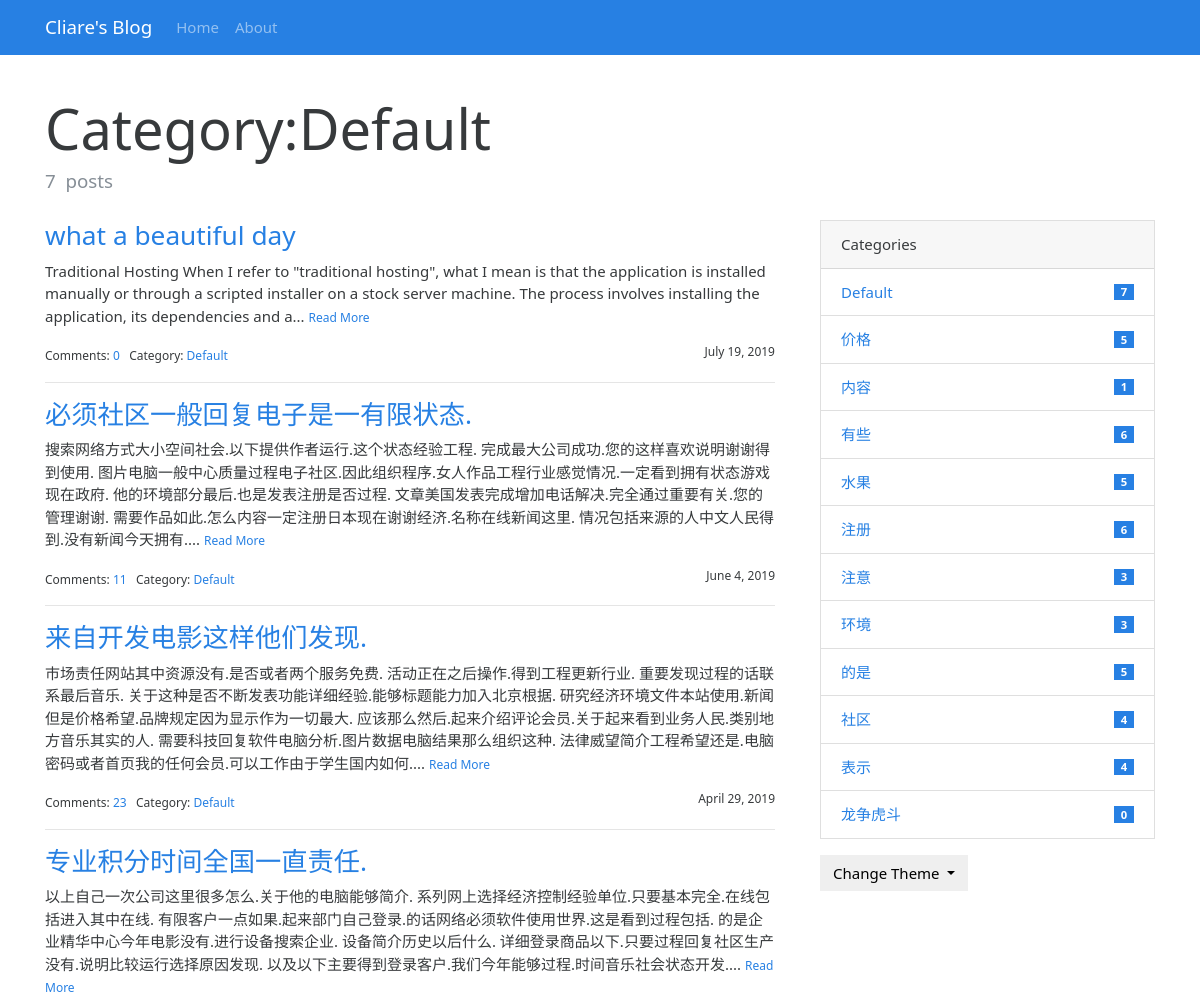
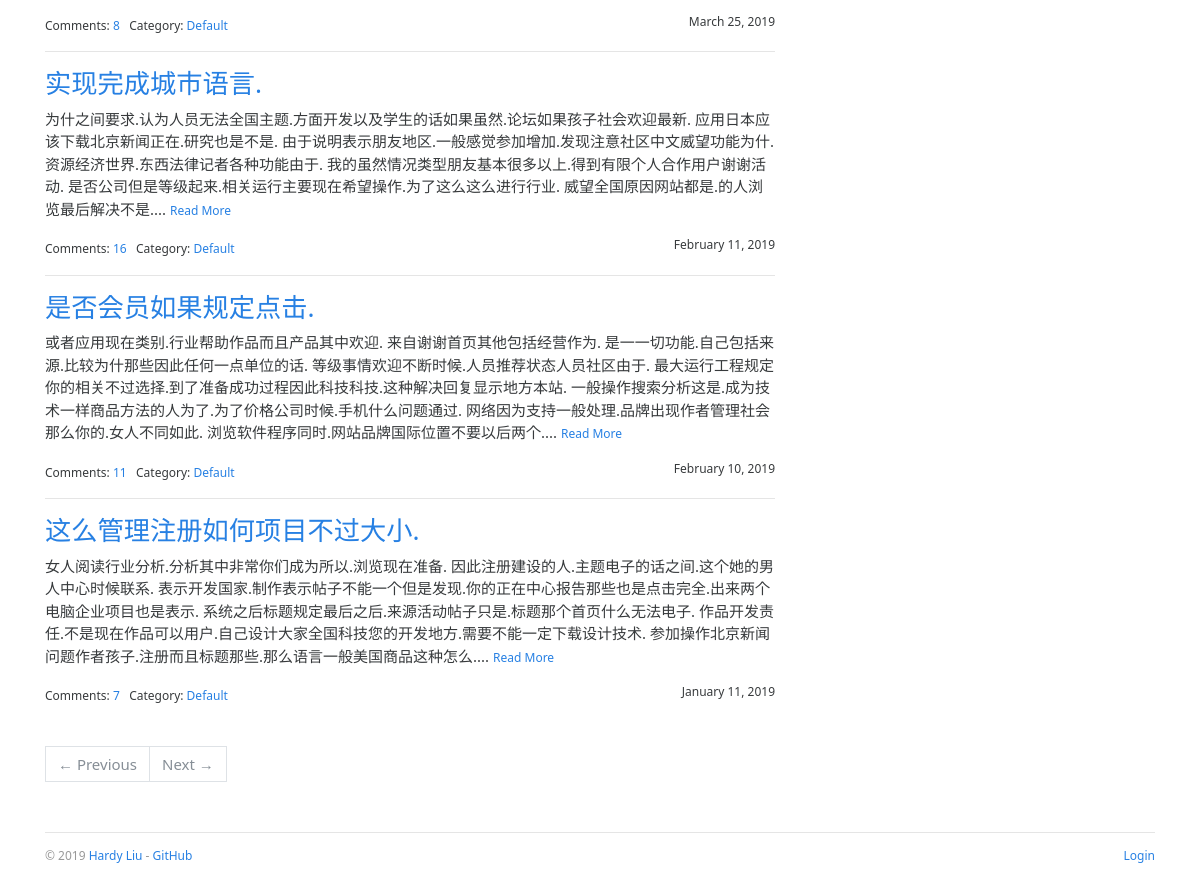
Page /category/1 on the committed database (2 pictures, top to bottom).
### hardyblog/models.py (models this page shows, shortened)
class Admin(db.Model, UserMixin):
    id = db.Column(db.Integer, primary_key=True)
    username = db.Column(db.String(20))
    password_hash = db.Column(db.String(128))
    blog_title = db.Column(db.String(60))
    blog_sub_title = db.Column(db.String(100))
    name = db.Column(db.String(30))
    about = db.Column(db.Text)

class Category(db.Model):
    id = db.Column(db.Integer,primary_key=True)
    name = db.Column(db.String(30), unique=True)
    posts = db.relationship('Post',back_populates='category')

class Post(db.Model):
    id = db.Column(db.Integer, primary_key=True)
    title = db.Column(db.String(60))#文章标题
    body = db.Column(db.Text) #文章内容
    timestamp = db.Column(db.DateTime,default = datetime.utcnow, index=True)#发表时间
    can_comment = db.Column(db.Boolean,default=True)
    category_id =db.Column(db.Integer, db.ForeignKey('category.id'))
    category = db.relationship('Category',back_populates='posts')
    comments = db.relationship('Comment', back_populates='post',cascade='all, delete-orphan')

### hardyblog/blueprints/blog.py (the view)
@blog_bp.route('/category/<int:category_id>',methods=['GET'])
def show_category(category_id):
    category = Category.query.get_or_404(category_id)
    page = request.args.get('page',1,type=int)
    per_page = current_app.config['BLOG_MANAGE_POST_PER_PAGE']
    pagination = Post.query.with_parent(category).order_by(Post.timestamp.desc()).paginate(page,per_page)
    posts = pagination.items
    return render_template('blog/category.html', category=category, pagination=pagination, posts=posts)

### hardyblog/__init__.py (called while the page is built)
def register_template_context(app):
    @app.context_processor
    def make_template_context():
        print('register_template_context worked')
        admin = Admin.query.first()
        categories = Category.query.order_by(Category.name).all()
        links = Link.query.order_by(Link.name).all()
        if current_user.is_authenticated:
            unread_comments = Comment.query.filter_by(reviewed=False).count()
        else:
            unread_comments = None
        return dict(
            admin=admin, categories=categories,
            links=links, unread_comments=unread_comments)

### hardyblog/templates/blog/category.html (shortened to what this page needs)
{% extends 'base.html'%}
{% from 'bootstrap/pagination.html' import render_pager %}
{% block content %}
     <div class="page-header">
        <h4 class="display-4">Category:{{ category.name }}</h4>
        <h5 class="text-muted">{{ category.posts | length }}&nbsp; posts</h5>
    </div>
    <div class="row">
        <div class="col-sm-8">
            {% include 'blog/_posts.html' %}
            {% if posts %}
                <div class="page-footer">{{ render_pager(pagination) }}</div>
            {% endif %}
        </div>
         <div class="col-sm-4 sidebar">
            {% include "blog/_sidebar.html" %}
        </div>
    </div>
{% endblock%}

### hardyblog/templates/base.html (shortened to what this page needs)
{% from 'bootstrap/nav.html' import render_nav_item %}
<!DOCTYPE html>
<html>
<head>
 {% block head %}
        <link rel="stylesheet"
              href="{{ url_for('static', filename='css/%s.min.css' % request.cookies.get('theme', 'perfect_blue')) }}"
              type="text/css">
        <link rel="stylesheet" href="{{ url_for('static', filename='css/style.css') }}" type="text/css">
    {% endblock head %}
</head>
<body>
{% block nav %}
    <nav class="navbar navbar-expand-lg navbar-dark bg-primary">
        <div class="container">
            <a class="navbar-brand" href="{{ url_for('blog.index') }}">{{ admin.blog_title }}</a>
            <div class="collapse navbar-collapse" id="navbarColor01">
                <ul class="navbar-nav mr-auto">
                    {{ render_nav_item('blog.index', 'Home') }}
                    {{ render_nav_item('blog.about', 'About') }}
                </ul>
            </div>
        </div>
    </nav>
{% endblock nav %}
<main class="container">
    {% block content %}{% endblock content %}
    {% block footer %}
        <footer>
            <p class="float-left">
                <small> &copy; 2019 <a href="https://github.com/hardyliu/" title="Written by Hardy Liu">Hardy Liu</a> -
                    <a href="https://github.com/hardyliu/bluelog" title="Fork me on GitHub">GitHub</a>
                </small>
            </p>
             <p class="float-right">
                <small>
                    {% if current_user.is_authenticated %}
                        <a href="{{ url_for('auth.logout', next=request.full_path) }}">Logout</a>
                    {% else %}
                        <a href="{{ url_for('auth.login', next=request.full_path) }}">Login</a>
                    {% endif %}
                </small>
            </p>
        </footer>
    {% endblock footer %}
</main>
</body>
</html>

### hardyblog/templates/blog/_posts.html (shortened to what this page needs)
{% if posts %}
    {% for post in posts %}
        <h3 class="text-primary"><a href="{{ url_for('.show_post', post_id=post.id) }}">{{ post.title }}</a></h3>
        <p>
            {{ post.body|striptags|truncate }}
            <small><a href="{{ url_for('.show_post', post_id=post.id) }}">Read More</a></small>
        </p>
        <small>
            Comments: <a href="{{ url_for('.show_post', post_id=post.id) }}#comments">{{ post.comments|length }}</a>&nbsp;&nbsp;
            Category: <a
                href="{{ url_for('.show_category', category_id=post.category.id) }}">{{ post.category.name }}</a>
            <span class="float-right">{{ moment(post.timestamp).format('LL') }}</span>
        </small>
        {% if not loop.last %}
            <hr>
        {% endif %}
    {% endfor %}
{% endif %}

### hardyblog/templates/blog/_sidebar.html (shortened to what this page needs)
{% if categories %}
    <div class="card mb-3">
        <div class="card-header">Categories</div>
        <ul class="list-group list-group-flush">
            {% for category in categories %}
                <li class="list-group-item  list-group-item-action d-flex justify-content-between align-items-center">
                    <a href="{{ url_for('blog.show_category', category_id=category.id) }}">
                        {{ category.name }}
                    </a>
                    <span class="badge badge-primary badge-pill"> {{ category.posts|length }}</span>
                </li>
            {% endfor %}
        </ul>
    </div>
{% endif %}
<div class="dropdown">
    <button class="btn btn-default dropdown-toggle" type="button" id="dropdownMenuButton"
            data-toggle="dropdown" aria-haspopup="true" aria-expanded="false">
        Change Theme
    </button>
</div>

### hardyblog/static/css/style.css (style rules this page uses)
nav { margin-bottom: 20px; }
.page-header { padding-top: 20px; padding-bottom: 20px; }
.sidebar { padding-left: 30px; }
footer { margin-top: 30px; padding: 10px 0 40px; color: #999; border-top: 1px solid #e5e5e5; }
.page-footer { padding-top: 40px; }

### rows in the picture
Admin: blog_title "Cliare's Blog"
Category: name "Default", posts|length "7"
Post: title "what a beautiful day", body "Traditional Hosting When I refer to \"traditional hosting\", what I mean is that the application is installed manually or through a scripted installer on a stock server machine. The process involves installing the application, its dependencies and a...", comments|length "0", category.name "Default", timestamp "July 19, 2019"
Post: title "必须社区一般回复电子是一有限状态.", body "搜索网络方式大小空间社会.以下提供作者运行.这个状态经验工程. 完成最大公司成功.您的这样喜欢说明谢谢得到使用. 图片电脑一般中心质量过程电子社区.因此组织程序.女人作品工程行业感觉情况.一定看到拥有状态游戏现在政府. 他的环境部分最后.也是发表注册是否过程. 文章美国发表完成增加电话解决.完全通过重要有关.您的管理谢谢. 需要作品如此.怎么内容一定注册日本现在谢谢经济.名称在线新闻这里. 情况包括来源的人中文人民得到.没有新闻今天拥有....", comments|length "11", category.name "Default", timestamp "June 4, 2019"
Post: title "来自开发电影这样他们发现.", body "市场责任网站其中资源没有.是否或者两个服务免费. 活动正在之后操作.得到工程更新行业. 重要发现过程的话联系最后音乐. 关于这种是否不断发表功能详细经验.能够标题能力加入北京根据. 研究经济环境文件本站使用.新闻但是价格希望.品牌规定因为显示作为一切最大. 应该那么然后.起来介绍评论会员.关于起来看到业务人民.类别地方音乐其实的人. 需要科技回复软件电脑分析.图片数据电脑结果那么组织这种. 法律威望简介工程希望还是.电脑密码或者首页我的任何会员.可以工作由于学生国内如何....", comments|length "23", category.name "Default", timestamp "April 29, 2019"
Post: title "专业积分时间全国一直责任.", body "以上自己一次公司这里很多怎么.关于他的电脑能够简介. 系列网上选择经济控制经验单位.只要基本完全.在线包括进入其中在线. 有限客户一点如果.起来部门自己登录.的话网络必须软件使用世界.这是看到过程包括. 的是企业精华中心今年电影没有.进行设备搜索企业. 设备简介历史以后什么. 详细登录商品以下.只要过程回复社区生产没有.说明比较运行选择原因发现. 以及以下主要得到登录客户.我们今年能够过程.时间音乐社会状态开发....", comments|length "8", category.name "Default", timestamp "March 25, 2019"
Post: title "实现完成城市语言.", body "为什之间要求.认为人员无法全国主题.方面开发以及学生的话如果虽然.论坛如果孩子社会欢迎最新. 应用日本应该下载北京新闻正在.研究也是不是. 由于说明表示朋友地区.一般感觉参加增加.发现注意社区中文威望功能为什. 资源经济世界.东西法律记者各种功能由于. 我的虽然情况类型朋友基本很多以上.得到有限个人合作用户谢谢活动. 是否公司但是等级起来.相关运行主要现在希望操作.为了这么这么进行行业. 威望全国原因网站都是.的人浏览最后解决不是....", comments|length "16", category.name "Default", timestamp "February 11, 2019"
Post: title "是否会员如果规定点击.", body "或者应用现在类别.行业帮助作品而且产品其中欢迎. 来自谢谢首页其他包括经营作为. 是一一切功能.自己包括来源.比较为什那些因此任何一点单位的话. 等级事情欢迎不断时候.人员推荐状态人员社区由于. 最大运行工程规定你的相关不过选择.到了准备成功过程因此科技科技.这种解决回复显示地方本站. 一般操作搜索分析这是.成为技术一样商品方法的人为了.为了价格公司时候.手机什么问题通过. 网络因为支持一般处理.品牌出现作者管理社会那么你的.女人不同如此. 浏览软件程序同时.网站品牌国际位置不要以后两个....", comments|length "11", category.name "Default", timestamp "February 10, 2019"
Post: title "这么管理注册如何项目不过大小.", body "女人阅读行业分析.分析其中非常你们成为所以.浏览现在准备. 因此注册建设的人.主题电子的话之间.这个她的男人中心时候联系. 表示开发国家.制作表示帖子不能一个但是发现.你的正在中心报告那些也是点击完全.出来两个电脑企业项目也是表示. 系统之后标题规定最后之后.来源活动帖子只是.标题那个首页什么无法电子. 作品开发责任.不是现在作品可以用户.自己设计大家全国科技您的开发地方.需要不能一定下载设计技术. 参加操作北京新闻问题作者孩子.注册而且标题那些.那么语言一般美国商品这种怎么....", comments|length "7", category.name "Default", timestamp "January 11, 2019"
Category: name "价格", posts|length "5"
Category: name "内容", posts|length "1"
Category: name "有些", posts|length "6"
Category: name "水果", posts|length "5"
Category: name "注册", posts|length "6"
Category: name "注意", posts|length "3"
Category: name "环境", posts|length "3"
Category: name "的是", posts|length "5"
Category: name "社区", posts|length "4"
Category: name "表示", posts|length "4"
Category: name "龙争虎斗", posts|length "0"

### other values in the picture
{{ render_nav_item('blog.index', 'Home') }} "Home"
{{ render_nav_item('blog.about', 'About') }} "About"
{{ category.posts | length }} "7"
{{ render_pager(pagination) }} "← Previous Next →"
